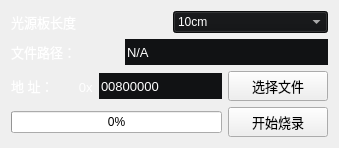
            <widget class="QWidget" name="page_23">
             <layout class="QGridLayout" name="gridLayout_29">
              <item row="0" column="0">
               <layout class="QHBoxLayout" name="horizontalLayout_111">
                <item>
                 <widget class="QLabel" name="label_155">
                  <property name="font">
                   <font>
                    <pointsize>10</pointsize>
                   </font>
                  </property>
                  <property name="styleSheet">
                   <string notr="true">color:#ffffff</string>
                  </property>
                  <property name="text">
                   <string>光源板长度</string>
                  </property>
                 </widget>
                </item>
                <item>
                 <widget class="QComboBox" name="comboBox_7">
                  <property name="styleSheet">
                   <string notr="true">background-color: rgb(17, 18, 20);
color:rgb(255,255,255);</string>
                  </property>
                  <item>
                   <property name="text">
                    <string>10cm</string>
                   </property>
                  </item>
                  <item>
                   <property name="text">
                    <string>20cm</string>
                   </property>
                  </item>
                  <item>
                   <property name="text">
                    <string>30cm</string>
                   </property>
                  </item>
                  <item>
                   <property name="text">
                    <string>40cm</string>
                   </property>
                  </item>
                  <item>
                   <property name="text">
                    <string>50cm</string>
                   </property>
                  </item>
                  <item>
                   <property name="text">
                    <string>60cm</string>
                   </property>
                  </item>
                 </widget>
                </item>
               </layout>
              </item>
              <item row="1" column="0">
               <layout class="QHBoxLayout" name="horizontalLayout_109">
                <item>
                 <widget class="QLabel" name="label_99">
                  <property name="font">
                   <font>
                    <pointsize>10</pointsize>
                   </font>
                  </property>
                  <property name="styleSheet">
                   <string notr="true">color:#ffffff</string>
                  </property>
                  <property name="text">
                   <string>文件路径：</string>
                  </property>
                 </widget>
                </item>
                <item>
                 <spacer name="horizontalSpacer_49">
                  <property name="orientation">
                   <enum>Qt::Horizontal</enum>
                  </property>
                  <property name="sizeType">
                   <enum>QSizePolicy::Fixed</enum>
                  </property>
                  <property name="sizeHint" stdset="0">
                   <size>
                    <width>43</width>
                    <height>20</height>
                   </size>
                  </property>
                 </spacer>
                </item>
                <item>
                 <widget class="QLineEdit" name="insName_13">
                  <property name="minimumSize">
                   <size>
                    <width>100</width>
                    <height>26</height>
                   </size>
                  </property>
                  <property name="maximumSize">
                   <size>
                    <width>500</width>
                    <height>16777215</height>
                   </size>
                  </property>
                  <property name="font">
                   <font>
                    <pointsize>10</pointsize>
                   </font>
                  </property>
                  <property name="styleSheet">
                   <string notr="true">background-color: rgb(17, 18, 20);
border:none;
color:#ffffff;</string>
                  </property>
                  <property name="text">
                   <string>N/A</string>
                  </property>
                 </widget>
                </item>
               </layout>
              </item>
              <item row="2" column="0">
               <layout class="QHBoxLayout" name="horizontalLayout_108">
                <item>
                 <widget class="QLabel" name="label_98">
                  <property name="font">
                   <font>
                    <pointsize>10</pointsize>
                   </font>
                  </property>
                  <property name="styleSheet">
                   <string notr="true">color:#ffffff</string>
                  </property>
                  <property name="text">
                   <string>地 址：       0x</string>
                  </property>
                 </widget>
                </item>
                <item>
                 <widget class="QLineEdit" name="insName_12">
                  <property name="minimumSize">
                   <size>
                    <width>100</width>
                    <height>26</height>
                   </size>
                  </property>
                  <property name="maximumSize">
                   <size>
                    <width>500</width>
                    <height>16777215</height>
                   </size>
                  </property>
                  <property name="font">
                   <font>
                    <pointsize>10</pointsize>
                   </font>
                  </property>
                  <property name="styleSheet">
                   <string notr="true">background-color: rgb(17, 18, 20);
border:none;
color:#ffffff;</string>
                  </property>
                  <property name="text">
                   <string>00800000</string>
                  </property>
                 </widget>
                </item>
                <item>
                 <widget class="QPushButton" name="pushButton_9">
                  <property name="minimumSize">
                   <size>
                    <width>100</width>
                    <height>30</height>
                   </size>
                  </property>
                  <property name="maximumSize">
                   <size>
                    <width>100</width>
                    <height>16777215</height>
                   </size>
                  </property>
                  <property name="font">
                   <font>
                    <pointsize>10</pointsize>
                   </font>
                  </property>
                  <property name="styleSheet">
                   <string notr="true">#pushButton_7
{
border-radius:8px;
color: #FFFFFF;
 background-color: #333333; 

}

#pushButton_7::hover
{	
color: #FFFFFF;

background-color: #1781b5;

}

#pushButton_7::pressed,QPushButton::checked
{
    color: #FFFFFF;
   background-color: #718093;
}</string>
                  </property>
                  <property name="text">
                   <string>选择文件</string>
                  </property>
                 </widget>
                </item>
               </layout>
              </item>
              <item row="3" column="0">
               <layout class="QHBoxLayout" name="horizontalLayout_110">
                <item>
                 <widget class="QProgressBar" name="progressBar">
                  <property name="value">
                   <number>0</number>
                  </property>
                 </widget>
                </item>
                <item>
                 <widget class="QPushButton" name="pushButton_10">
                  <property name="minimumSize">
                   <size>
                    <width>100</width>
                    <height>30</height>
                   </size>
                  </property>
                  <property name="maximumSize">
                   <size>
                    <width>100</width>
                    <height>16777215</height>
                   </size>
                  </property>
                  <property name="font">
                   <font>
                    <pointsize>10</pointsize>
                   </font>
                  </property>
                  <property name="styleSheet">
                   <string notr="true">#pushButton_7
{
border-radius:8px;
color: #FFFFFF;
 background-color: #333333; 

}

#pushButton_7::hover
{	
color: #FFFFFF;

background-color: #1781b5;

}

#pushButton_7::pressed,QPushButton::checked
{
    color: #FFFFFF;
   background-color: #718093;
}</string>
                  </property>
                  <property name="text">
                   <string>开始烧录</string>
                  </property>
                 </widget>
                </item>
               </layout>
              </item>
             </layout>
            </widget>
